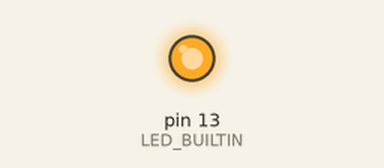
Simulated run of this sketch. Board: Arduino Uno, built with avr-gcc and run on an emulated ATmega328P. Shown: output pins drawn as LEDs (lit = HIGH).

Above: at 1.2 s.
At 3.7 s:
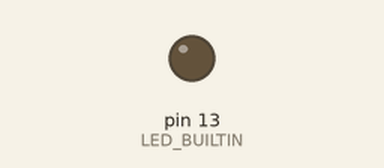
Timing chart, 0 to 6.5 s (numbered marks = the images above):
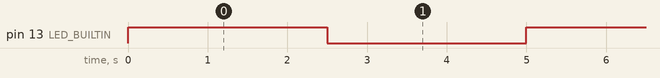

Measured:
- by itself, pin 13 (LED_BUILTIN): alternates HIGH for 2.5 s and LOW for 2.5 s

The sketch:

blink.ino
```cpp
void setup() {
  pinMode(LED_BUILTIN, OUTPUT);
}

void loop() {
  digitalWrite(LED_BUILTIN, HIGH);
  delay(2500);
  digitalWrite(LED_BUILTIN, LOW);
  delay(2500);
}
```

main.c
```cpp
#include <avr/io.h>
#include <util/delay.h>

#define BLINK_DELAY_MS 100

int main() {
    /*
    DDRB = Data Direction Register for Port B
    PB5 = Pin B5 (corresponds to pin 13 on the arduino uno)
    Setting bit 5 high makes PB5 an output pin
    Set pin 13 (PB5) as output for onboard LED
    */
    //
    DDRB |= (1 << PB5);

    while(1) {
        /*
        PORTB = Port B Data Register
        Setting bit 5 high outputs 5V on PB5
        */
        PORTB |= (1 << PB5);
        _delay_ms(BLINK_DELAY_MS);

        /*
        Using bitwise AND with NOT to clear bit 5
        ~(1 << PB5) creates a mask: 11110111*/
        PORTB &= ~(1 << PB5);
        _delay_ms(BLINK_DELAY_MS);
    }

    return 0;
}   
```
